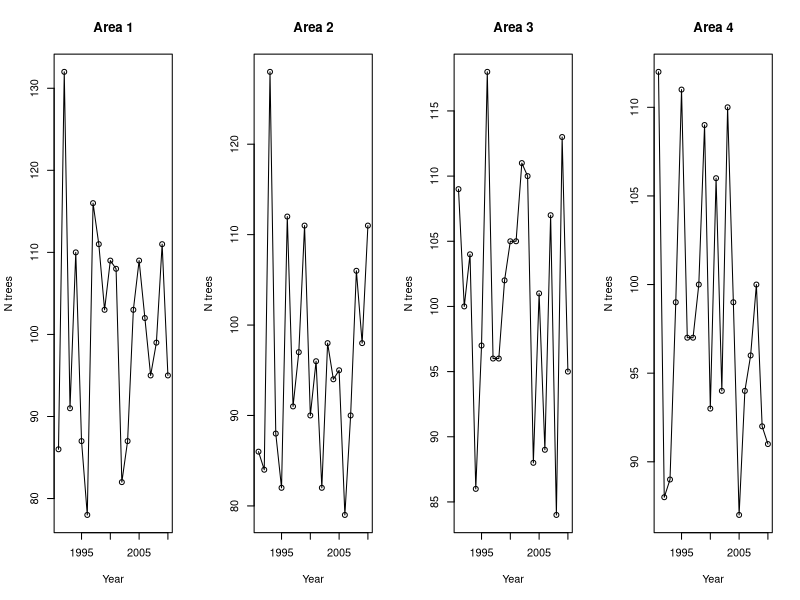

The R script that drew this image: (Note: this script raises an error after producing the figure.)
a<-256
for (i in 1:3) {
  a<-sqrt(a)
}
a
a<-c(1.1,2.2,3.3,4.4,5.5)
c<-0
for (i in 1:5) {
  C<-  c + a[i]
}
c
sum(a)
a<-c(1.1,2.2,3.3,4.4,5.5)
d<-1
for (i in 1:5) {
  d<-  d * a[i]
}
d
prod(a)
vec<- paste("year",1991:2010, sep="_")
vec
years<- 1991:2010
for (i in 1:20) {
  print(paste("year", years[i],sep="_"))
} 
mat<- matrix(rpois(n=80, lambda=100),nrow=4, ncol=20)
mat
y=colnames(mat)<-(c(1991:2010))
b=rownames(mat)<-paste("Area",1:4, sep = " ")
par(mfrow=c(1,4))
for (i in 1:length(b)) {
 plot(mat[i,]~ y,type="o", xlab="Year",ylab = "N trees",main=b[i]) 
}
mat
for (i in 1:4) {
 m<-rowMeans(mat)
 l<-mean(mat[i,])
 g<-min.row(mat)
 z<-sd.row(mat)
}
m
l


